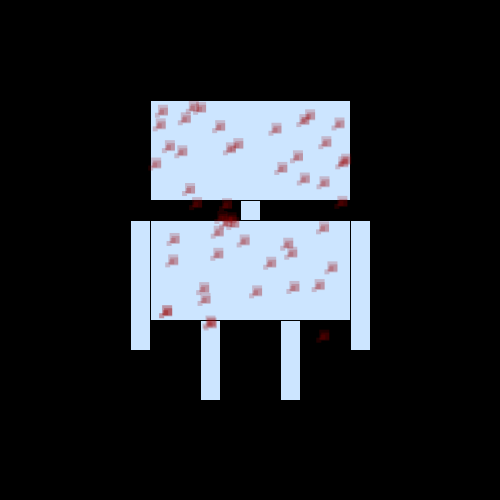
Frame 1 (no input)
Frame 60 (the mouse pressed at the canvas centre just before this capture): identical to frame 1, image omitted
Frame 120 (the mouse held since frame 60 and released just before this capture): identical to frame 1, image omitted

The Processing sketch that drew this single still picture (run headless with seeded random() and noise(); from frame 60 on, the mouse is pressed at the canvas centre):

// Processing sketch: Robot_11_ext_funct_e
// ── Robot_11_ext_funct_e.pde
/* 
 *  Roboter 11
 *  Externe Funktionen
 *  HKB 16 Creative Coding, MF
 */


int dicke=200;
int mitteX;
int mitteY;
int armdicke=20;
int beindicke=20;



int numRost=50;

float [] posx=new float[numRost];
float [] posy=new float[numRost];



void setup() {
  size(500, 500);
  pixelDensity(2);
  mitteX=width/2;
  mitteY=height/2;

  for (int i=0; i<numRost; i++) {
    posx[i]=random(mitteX-dicke/2, mitteX+dicke/2);
    posy[i]=random(mitteY-150, mitteY+100);
  }
}

void draw() {
  background(0);
  drawRobot();


  for (int i=0; i<numRost; i++) {
    drawRust(posx[i], posy[i]);
  }
}





void drawRobot() {
  pushStyle();
  fill(204, 229, 255);
  rect(mitteX-dicke/2, 100, dicke, 100); // head
  //Body
  rect(mitteX-10, 200, 20, 20);
  rect(mitteX-dicke/2, 220, dicke, 100); 
  //Arms
  rect(mitteX-dicke/2-armdicke, 220, armdicke, 130); // Left Arm
  rect(mitteX+dicke/2, 220, armdicke, 130); // Right Arm
  //Legs
  rect(mitteX-30-beindicke, 320, beindicke, 80); // Left Leg
  rect(mitteX+30, 320, beindicke, 80); // Right Leg
  popStyle();
}


// Externe Funktion mit Parametern:

void drawRust(float posx, float posy) {
  //Rost
  pushStyle();
  fill(153, 0, 0, 50);
  noStroke();
  pushMatrix();
  translate(posx, posy);
  rect(-1, 2, 5, 5);
  rect(-2, -3, 10, 10);
  rect(0, 0, 8, 8);
  rect(-5, 5, 5, 5);

  // ellipse(0, 0, 12, 12);
  // ellipse(5, 5, 10, 10);
  popMatrix();
  popStyle();
}
